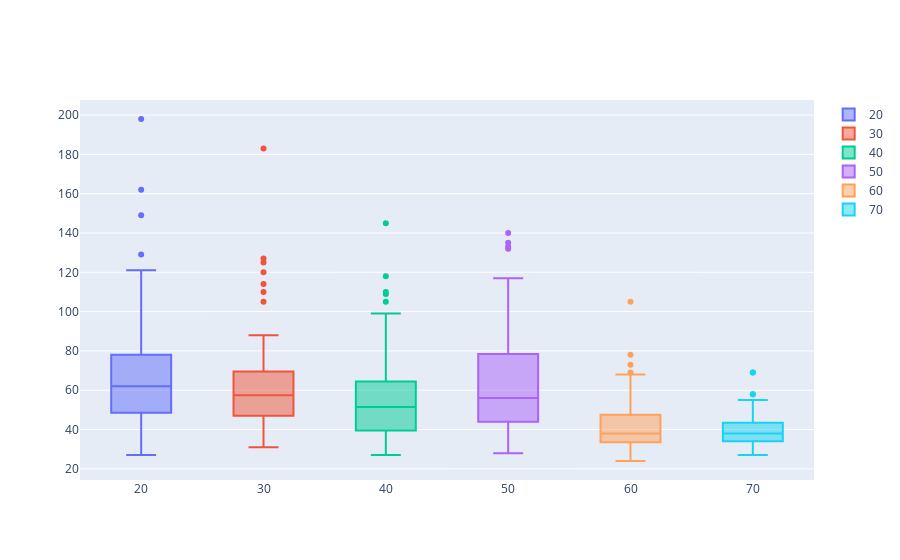

The cell this chart's notebook holds for it:
### Code cell
fig = go.Figure()

for group, values in dict_tresh.items():
    fig.add_trace(go.Box(y=values, name=group))

fig.show()
